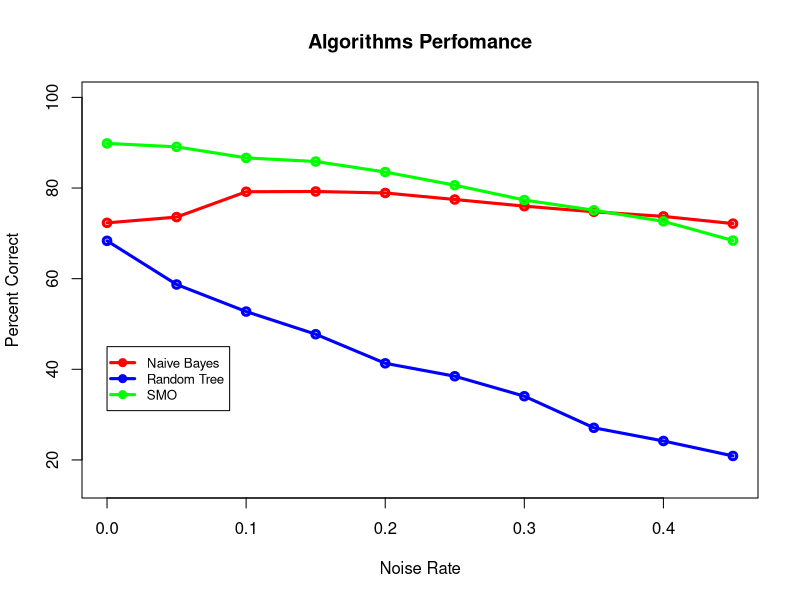

Here is the R script that generated this plot:
#Check Session -> Set Working Directory -> To Source File Location
results <- read.csv("Comparasion_results.csv")
noiseRates = 0:9
noiseRates <- noiseRates / 20
plot(noiseRates,results$NaiveBayes, ann=FALSE, xlim=range(c(0.0, 0.45)), ylim=range(c(15, 100)), type='o', lwd=3, col="red")
lines(noiseRates, results$SMO, lwd=3, col="green", type='o')
lines(noiseRates, results$RandomTree, lwd=3, col="blue", type='o')
legend(0, 45, c("Naive Bayes", "Random Tree", "SMO"), cex=0.8, col=c("red", "blue", "green"), pch=21, lty=1, lwd=3);
title(xlab="Noise Rate", ylab="Percent Correct", main="Algorithms Perfomance")
